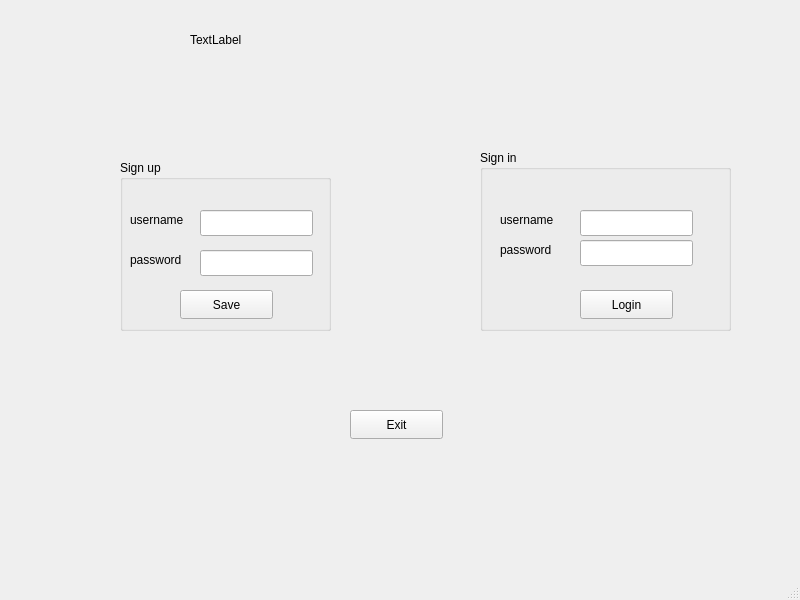
<?xml version="1.0" encoding="UTF-8"?>
<ui version="4.0">
 <class>MainWindow</class>
 <widget class="QMainWindow" name="MainWindow">
  <property name="geometry">
   <rect>
    <x>0</x>
    <y>0</y>
    <width>800</width>
    <height>600</height>
   </rect>
  </property>
  <property name="windowTitle">
   <string>MainWindow</string>
  </property>
  <widget class="QWidget" name="centralwidget">
   <widget class="QGroupBox" name="groupBox">
    <property name="geometry">
     <rect>
      <x>480</x>
      <y>150</y>
      <width>251</width>
      <height>181</height>
     </rect>
    </property>
    <property name="title">
     <string>Sign in</string>
    </property>
    <widget class="QLabel" name="label_2">
     <property name="geometry">
      <rect>
       <x>20</x>
       <y>60</y>
       <width>63</width>
       <height>20</height>
      </rect>
     </property>
     <property name="text">
      <string>username</string>
     </property>
    </widget>
    <widget class="QLabel" name="label_3">
     <property name="geometry">
      <rect>
       <x>20</x>
       <y>90</y>
       <width>63</width>
       <height>20</height>
      </rect>
     </property>
     <property name="text">
      <string>password</string>
     </property>
    </widget>
    <widget class="QLineEdit" name="lineEdit_username">
     <property name="geometry">
      <rect>
       <x>100</x>
       <y>60</y>
       <width>113</width>
       <height>26</height>
      </rect>
     </property>
    </widget>
    <widget class="QLineEdit" name="lineEdit_password">
     <property name="geometry">
      <rect>
       <x>100</x>
       <y>90</y>
       <width>113</width>
       <height>26</height>
      </rect>
     </property>
    </widget>
    <widget class="QPushButton" name="Login">
     <property name="geometry">
      <rect>
       <x>100</x>
       <y>140</y>
       <width>93</width>
       <height>29</height>
      </rect>
     </property>
     <property name="text">
      <string>Login</string>
     </property>
    </widget>
   </widget>
   <widget class="QGroupBox" name="groupBox_2">
    <property name="geometry">
     <rect>
      <x>120</x>
      <y>160</y>
      <width>211</width>
      <height>171</height>
     </rect>
    </property>
    <property name="title">
     <string>Sign up</string>
    </property>
    <widget class="QLabel" name="label_4">
     <property name="geometry">
      <rect>
       <x>10</x>
       <y>50</y>
       <width>63</width>
       <height>20</height>
      </rect>
     </property>
     <property name="text">
      <string>username</string>
     </property>
    </widget>
    <widget class="QLabel" name="label_5">
     <property name="geometry">
      <rect>
       <x>10</x>
       <y>90</y>
       <width>63</width>
       <height>20</height>
      </rect>
     </property>
     <property name="text">
      <string>password</string>
     </property>
    </widget>
    <widget class="QLineEdit" name="lineEdit_username_2">
     <property name="geometry">
      <rect>
       <x>80</x>
       <y>50</y>
       <width>113</width>
       <height>26</height>
      </rect>
     </property>
    </widget>
    <widget class="QLineEdit" name="lineEdit_password_2">
     <property name="geometry">
      <rect>
       <x>80</x>
       <y>90</y>
       <width>113</width>
       <height>26</height>
      </rect>
     </property>
    </widget>
    <widget class="QPushButton" name="Save">
     <property name="geometry">
      <rect>
       <x>60</x>
       <y>130</y>
       <width>93</width>
       <height>29</height>
      </rect>
     </property>
     <property name="text">
      <string>Save</string>
     </property>
    </widget>
   </widget>
   <widget class="QLabel" name="label">
    <property name="geometry">
     <rect>
      <x>190</x>
      <y>30</y>
      <width>63</width>
      <height>20</height>
     </rect>
    </property>
    <property name="text">
     <string>TextLabel</string>
    </property>
   </widget>
   <widget class="QPushButton" name="pushButton">
    <property name="geometry">
     <rect>
      <x>350</x>
      <y>410</y>
      <width>93</width>
      <height>29</height>
     </rect>
    </property>
    <property name="text">
     <string>Exit</string>
    </property>
   </widget>
  </widget>
  <widget class="QMenuBar" name="menubar">
   <property name="geometry">
    <rect>
     <x>0</x>
     <y>0</y>
     <width>800</width>
     <height>26</height>
    </rect>
   </property>
  </widget>
  <widget class="QStatusBar" name="statusbar"/>
 </widget>
 <resources/>
 <connections>
  <connection>
   <sender>pushButton</sender>
   <signal>clicked()</signal>
   <receiver>MainWindow</receiver>
   <slot>close()</slot>
   <hints>
    <hint type="sourcelabel">
     <x>408</x>
     <y>449</y>
    </hint>
    <hint type="destinationlabel">
     <x>420</x>
     <y>491</y>
    </hint>
   </hints>
  </connection>
 </connections>
</ui>
